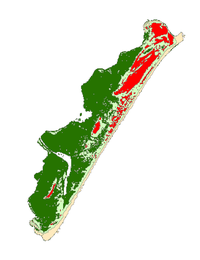
%> input picture Parramore2021.png, 200 x 260 px, shrunk from 2490 x 3238 before the run
$ octave BuildingPlantMatricies_Beth.m   (GNU Octave 9; MATLAB toolbox functions it lacks are replaced by stand-ins)
%> lines starting %> are read from the running program, lines starting %| are printed output that depends on the picture; in (x1, y1, x2, y2) boxes, pixels count from 0 and x2, y2 are one past the last pixel; in counts of white or black regions, pixels touching at a corner belong together; the program's own positions count from 1
%% Using Island Matrix to create 4 plant matricies
%Updated Parramore 7/7/2024

%load in the image for updated Parramore
Iname = 'Parramore2021';
data=imread('Parramore2021.png');
%> data is the input picture: size 260x200x3 uint8; mean R, G, B 228, 231.8, 217.7
data2=double(data(:,:,2));

ddata=im2double(data); %convert image to a double array with all values between 0,1

% figure
% colormap jet
% imagesc(ddata)
% colorbar
Values=unique(ddata);
%> Values = 256 values from 0 to 1

A=ddata;

%we need to assign an index value to each color on the jpeg:

NdexNum=10;      %number of colors on the jpeg,
%                   remember to include white and black - might need to play with this a bit,
%                   but you at least need to have a distinct number associated with the OUTLINES
%                   once those outlines are removed, the other areas should have more distinct coloring
%                   (if area not distinct after outlines removed, come back here and choose higher NdexNum)

[NdexMap,map6]=rgb2ind(A,NdexNum);  %NdexMap is your color-coded image
%> map6 = [1 1 1; 0.855 0.859 0.835; 0.812 0.965 0.749; 0.949 0.878 0.722; 0.714 0.773 0.62; 0.635 0.549 0.42; 0.337 0.522 0.251; 0.157 0.451 0.0118; 0.949 0.0588 0.0549; 0.114 0.427 0.00392]
% it helps us out a lot to have even number of rows/cols, so we just delete one if necessary:
if 1==mod(size(NdexMap,1),2)
    NdexMap=NdexMap(1:size(NdexMap,1)-1,:);
end
if 1==mod(size(NdexMap,2),2)
    NdexMap=NdexMap(:,1:size(NdexMap,2)-1);
end

% figure(2)
% imagesc(NdexMap)
% title(sprintf('%s Island reduced to %d color indices',Iname,NdexNum))
% colorbar

%% OUTLINES %%%%
%removing the outlines (there are multiple colors associated with outlines: 1,2,0,7,8)
Problem=1; %index associated with outlines in the colormap
[n1,n2]=size(NdexMap);
%> n1 = 260; n2 = 200
for nn=1:5      %loop will cycle through five times to try any remove all of the instances of that color index
%     nn
    for ii=2:n1-1
        for jj=2:n2-1
            if NdexMap(ii,jj)==Problem      %if we find an instance of the problem color
                vec1=double([NdexMap(ii-1,jj) NdexMap(ii+1,jj) NdexMap(ii,jj-1) NdexMap(ii,jj+1)]); %take a vector of the 4-cell neighborhood (Nhd)
                vec1(vec1==Problem)=NaN;    %ignore elements of the Nhd that are same as problem
                NdexMap(ii,jj)=mode(vec1);  %replace the current cell with the most common value surrounding it
            end
        end
    end
end
%> NdexMap: size 260x200 uint8; min 0, max 9, mean 1.17; mean of the top-left, top-right, bottom-left and bottom-right quarters 0.578, 1.77, 2.28, 0.0727
%> after the loop, vec1 = [4 0 0 0]

Problem=2; %index associated with outlines in the colormap
for nn=1:5      %loop will cycle through five times to try any remove all of the instances of that color index
%     nn
    for ii=2:n1-1
        for jj=2:n2-1
            if NdexMap(ii,jj)==Problem      %if we find an instance of the problem color
                vec1=double([NdexMap(ii-1,jj) NdexMap(ii+1,jj) NdexMap(ii,jj-1) NdexMap(ii,jj+1)]); %take a vector of the 4-cell neighborhood (Nhd)
                vec1(vec1==Problem)=NaN;    %ignore elements of the Nhd that are same as problem
                NdexMap(ii,jj)=mode(vec1);  %replace the current cell with the most common value surrounding it
            end
        end
    end
end
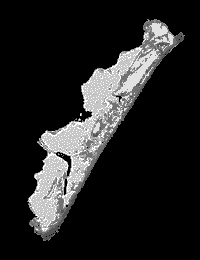
%> NdexMap: size 260x200 uint8; min 0, max 9, mean 1.22; drawn with min black and max white
%> after the loop, vec1 = [3 4 3 5]

Problem=0; %index associated with outlines in the colormap
for nn=1:5      %loop will cycle through five times to try any remove all of the instances of that color index
%     nn
    for ii=2:n1-1
        for jj=2:n2-1
            if NdexMap(ii,jj)==Problem      %if we find an instance of the problem color
                vec1=double([NdexMap(ii-1,jj) NdexMap(ii+1,jj) NdexMap(ii,jj-1) NdexMap(ii,jj+1)]); %take a vector of the 4-cell neighborhood (Nhd)
                vec1(vec1==Problem)=NaN;    %ignore elements of the Nhd that are same as problem
                NdexMap(ii,jj)=mode(vec1);  %replace the current cell with the most common value surrounding it
            end
        end
    end
end
%> after the loop, vec1 = [4 NaN NaN 4]

Problem=5; %index associated with outlines in the colormap
for nn=1:5      %loop will cycle through five times to try any remove all of the instances of that color index
%     nn
    for ii=2:n1-1
        for jj=2:n2-1
            if NdexMap(ii,jj)==Problem      %if we find an instance of the problem color
                vec1=double([NdexMap(ii-1,jj) NdexMap(ii+1,jj) NdexMap(ii,jj-1) NdexMap(ii,jj+1)]); %take a vector of the 4-cell neighborhood (Nhd)
                vec1(vec1==Problem)=NaN;    %ignore elements of the Nhd that are same as problem
                NdexMap(ii,jj)=mode(vec1);  %replace the current cell with the most common value surrounding it
            end
        end
    end
end
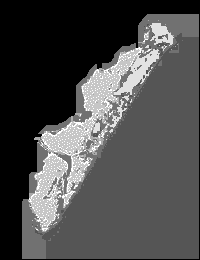
%> NdexMap: size 260x200 uint8; min 0, max 9, mean 2.64; drawn with min black and max white
%> after the loop, vec1 = [3 4 3 4]

Problem=8; %index associated with outlines in the colormap
for nn=1:5      %loop will cycle through five times to try any remove all of the instances of that color index
%     nn
    for ii=2:n1-1
        for jj=2:n2-1
            if NdexMap(ii,jj)==Problem      %if we find an instance of the problem color
                vec1=double([NdexMap(ii-1,jj) NdexMap(ii+1,jj) NdexMap(ii,jj-1) NdexMap(ii,jj+1)]); %take a vector of the 4-cell neighborhood (Nhd)
                vec1(vec1==Problem)=NaN;    %ignore elements of the Nhd that are same as problem
                NdexMap(ii,jj)=mode(vec1);  %replace the current cell with the most common value surrounding it
            end
        end
    end
end
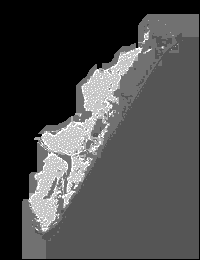
%> NdexMap: size 260x200 uint8; 2.38% of pixels changed, all inside (x1, y1, x2, y2) = (47, 23, 174, 225); drawn with min black and max white
%> after the loop, vec1 = [4 4 6 4]

% figure(3)
% imagesc(NdexMap)
% title(sprintf('%s Island reduced to %d color indices',Iname,NdexNum))
% colorbar
%% Creating 4 plant matrices and a beach matrix
%now that we have the colors indexed, we can create plant matrices based on
%the color. We also keep track of the beach area

%initialize matricies
P1 = zeros(size(NdexMap));
P2 = P1;
P3 = P1;
P4 = P1;
Beach = P1;

[n1, n2] = size(NdexMap);

for i = 1:n1
    for j = 1:n2
        if NdexMap(i,j) == 9 %index 9 is P1 and P2
            P1(i,j) = 1;
            P2(i,j) = 1;
        end
         if NdexMap(i,j) == 4 %index 4 is P3
            P3(i,j) = 1;
         end
         if NdexMap(i,j) == 6 %index 6 is P4
            P4(i,j) = 1;
         end
        if NdexMap(i,j) == 3 %make water -1
            P1(i,j) = -1;
            P2(i,j) = -1;
            P3(i,j) = -1;
            P4(i,j) = -1;
        end
        if NdexMap(i,j) == 7 %identifies the beach area
            Beach(i,j) = 1;
        end
    end
end
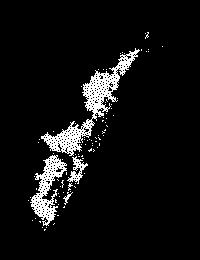
%> Beach: size 260x200 double; values 0 (black) and 1 (white), 6.5% white in thin lines or dots, all inside (x1, y1, x2, y2) = (28, 32, 163, 231)
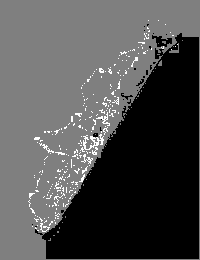
%> P4: size 260x200 double; min -1, max 1, mean -0.384; drawn with min black and max white

%plot initial plant matricies (no percent cover incorporated)
% can comment out later
%
% figure(4)
% tiledlayout(2,2);
%
% % Tile 1
% nexttile
% imagesc(P1)
% title('P1 - Ammophila')
%
% % Tile 2
% nexttile
% imagesc(P2)
% title('P2 - Spartina Patens')
%
% % Tile 3
% nexttile
% imagesc(P3)
% title('P3 - Morella')
%
% % Tile 4
% nexttile
% imagesc(P4)
% title('P4 - Spartina Alterniflora')
%% Using the plant matrices to build the elevation matrix H
% If P1 is present, assign a random value from 1m to 5m (P1) or 0.75m to 3m (P2)
% (not sure what to do about P2 since it is the same as P1?)
% If P3 is present, assign a random value from 1.5m to 2.5m
% If P4 is present, assign a random value from -0.5m to 1m
% If beach area, assign a random value from 0m to 1m

H = ones(n1,n2)*-20;

for i = 1:n1
    for j = 1:n2
        if P1(i,j) == 1
            H(i,j) = randi([5 15],1,1);
        end
        if P3(i,j) == 1
            H(i,j) = randi([15 25],1,1);
        end
        if P4(i,j) == 1
            H(i,j) = randi([-5 5],1,1);
        end
        if Beach(i,j) == 1
            H(i,j) = randi([0 5],1,1);
        end
    end
end
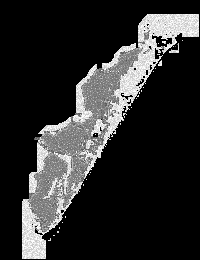
%> H: size 260x200 double; min -20, max 25, mean -12.3; drawn with min black and max white

%% SMOOTHING
% This section smooths out the elevation matrix twice since heights were
% randomly selected and island will look very spotty

nnend=2; %(couple of times)

for nn=1:nnend

[n1, n2]=size(H(:,:));
EastSL=zeros(n1,1);
WestSL=zeros(n1,1);
H_smooth = H;

%%%% To determine the eastern shore line and western shore line
for i=1:n1
    for j=n2:-1:1
        if H(i,j)>0
            EastSL(i)=j;
            break
       end
    end
end

for i=1:n1
    for j=1:n2
        if H(i,j)>0
            WestSL(i)=j;
            break
       end
    end
end

% actual smoothing routine in moving 3x3 square
 for i = 1:n1
    if EastSL(i)>0
        Eshore=EastSL(i);
        Wshore=WestSL(i);
        for j= (Eshore):-1:(Wshore)
            l=1;
            j1 = max(j - (l),1);
            j2 = j + (l);
            i1 = max(i - (l),1);
            i2 = i + (l);
            avg1 = round(sum(sum(H(i1:i2,j1:j2)))/9); %mean using original matrix
%              mode1 = mode(mode(H(i1:i2,j1:j2)));
            H_smooth(i,j)= avg1; %only change center cell
            if j1 <= WestSL(i)
                break
            end
        end
    end
 end

 H = H_smooth;
end
%> this loop made 2 passes
%> (n1, n2) on passes 1 to 2: (260, 200), (260, 200)
%> pass 1, `H = H_smooth;`:
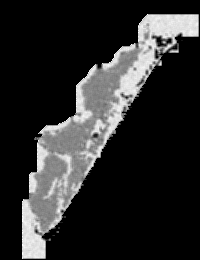
%> H: size 260x200 double; min -20, max 25, mean -12.5; drawn with min black and max white
%> after the loop, EastSL = 260 values, max 199 at index 16, min 0 at index 1, mean 107.1; Eshore = 45; WestSL = 260 values, max 148 at index 15, min 0 at index 1, mean 59.28; Wshore = 23; avg1 = 4; i1 = 258; i2 = 260; j1 = 23; j2 = 25; l = 1

figure(5)
colormap jet
imagesc(H)
title('Final Smoothed Island - water not addressed yet')
colorbar
